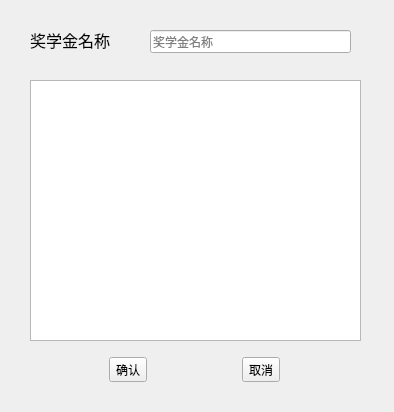
<?xml version="1.0" encoding="UTF-8"?>
<ui version="4.0">
 <class>ApplyScholarWidget</class>
 <widget class="QWidget" name="ApplyScholarWidget">
  <property name="geometry">
   <rect>
    <x>0</x>
    <y>0</y>
    <width>394</width>
    <height>412</height>
   </rect>
  </property>
  <property name="windowTitle">
   <string>申请奖学金</string>
  </property>
  <property name="windowIcon">
   <iconset resource="SIMS_res.qrc">
    <normaloff>:/SIM_System_Pics/resources/icon_login_2.png</normaloff>:/SIM_System_Pics/resources/icon_login_2.png</iconset>
  </property>
  <widget class="QLabel" name="label">
   <property name="geometry">
    <rect>
     <x>30</x>
     <y>20</y>
     <width>111</width>
     <height>41</height>
    </rect>
   </property>
   <property name="text">
    <string>&lt;html&gt;&lt;head/&gt;&lt;body&gt;&lt;p&gt;&lt;span style=&quot; font-size:12pt;&quot;&gt;奖学金名称&lt;/span&gt;&lt;/p&gt;&lt;/body&gt;&lt;/html&gt;</string>
   </property>
  </widget>
  <widget class="QLineEdit" name="NameEdit">
   <property name="geometry">
    <rect>
     <x>150</x>
     <y>30</y>
     <width>201</width>
     <height>23</height>
    </rect>
   </property>
   <property name="readOnly">
    <bool>true</bool>
   </property>
   <property name="placeholderText">
    <string>奖学金名称</string>
   </property>
  </widget>
  <widget class="QTextEdit" name="textEdit">
   <property name="geometry">
    <rect>
     <x>30</x>
     <y>80</y>
     <width>331</width>
     <height>261</height>
    </rect>
   </property>
  </widget>
  <widget class="QWidget" name="widget" native="true">
   <property name="geometry">
    <rect>
     <x>20</x>
     <y>350</y>
     <width>351</width>
     <height>40</height>
    </rect>
   </property>
   <layout class="QHBoxLayout" name="horizontalLayout">
    <item>
     <widget class="QToolButton" name="ConfirmButton">
      <property name="text">
       <string>确认</string>
      </property>
     </widget>
    </item>
    <item>
     <widget class="QToolButton" name="QuitButton">
      <property name="text">
       <string>取消</string>
      </property>
     </widget>
    </item>
   </layout>
  </widget>
 </widget>
 <resources>
  <include location="SIMS_res.qrc"/>
 </resources>
 <connections/>
</ui>
